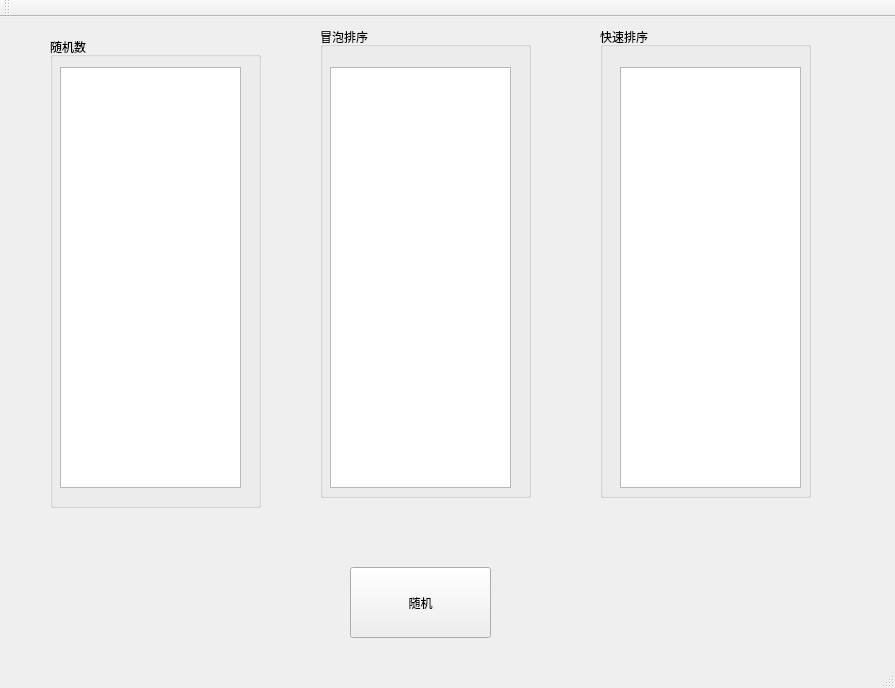
<?xml version="1.0" encoding="UTF-8"?>
<ui version="4.0">
 <class>MainWindow</class>
 <widget class="QMainWindow" name="MainWindow">
  <property name="geometry">
   <rect>
    <x>0</x>
    <y>0</y>
    <width>895</width>
    <height>688</height>
   </rect>
  </property>
  <property name="windowTitle">
   <string>MainWindow</string>
  </property>
  <widget class="QWidget" name="centralWidget">
   <widget class="QPushButton" name="start">
    <property name="geometry">
     <rect>
      <x>350</x>
      <y>550</y>
      <width>141</width>
      <height>71</height>
     </rect>
    </property>
    <property name="text">
     <string>随机</string>
    </property>
   </widget>
   <widget class="QWidget" name="widget" native="true">
    <property name="geometry">
     <rect>
      <x>30</x>
      <y>0</y>
      <width>811</width>
      <height>501</height>
     </rect>
    </property>
    <widget class="QGroupBox" name="groupBox">
     <property name="geometry">
      <rect>
       <x>20</x>
       <y>20</y>
       <width>211</width>
       <height>471</height>
      </rect>
     </property>
     <property name="title">
      <string>随机数</string>
     </property>
     <widget class="QListWidget" name="randlist">
      <property name="geometry">
       <rect>
        <x>10</x>
        <y>30</y>
        <width>181</width>
        <height>421</height>
       </rect>
      </property>
     </widget>
    </widget>
    <widget class="QGroupBox" name="groupBox_2">
     <property name="geometry">
      <rect>
       <x>290</x>
       <y>10</y>
       <width>211</width>
       <height>471</height>
      </rect>
     </property>
     <property name="title">
      <string>冒泡排序</string>
     </property>
     <widget class="QListWidget" name="bubblelist">
      <property name="geometry">
       <rect>
        <x>10</x>
        <y>40</y>
        <width>181</width>
        <height>421</height>
       </rect>
      </property>
     </widget>
    </widget>
    <widget class="QGroupBox" name="groupBox_3">
     <property name="geometry">
      <rect>
       <x>570</x>
       <y>10</y>
       <width>211</width>
       <height>471</height>
      </rect>
     </property>
     <property name="title">
      <string>快速排序</string>
     </property>
     <widget class="QListWidget" name="quicklist">
      <property name="geometry">
       <rect>
        <x>20</x>
        <y>40</y>
        <width>181</width>
        <height>421</height>
       </rect>
      </property>
     </widget>
    </widget>
   </widget>
  </widget>
  <widget class="QMenuBar" name="menuBar">
   <property name="geometry">
    <rect>
     <x>0</x>
     <y>0</y>
     <width>895</width>
     <height>26</height>
    </rect>
   </property>
  </widget>
  <widget class="QToolBar" name="mainToolBar">
   <attribute name="toolBarArea">
    <enum>TopToolBarArea</enum>
   </attribute>
   <attribute name="toolBarBreak">
    <bool>false</bool>
   </attribute>
  </widget>
  <widget class="QStatusBar" name="statusBar"/>
 </widget>
 <layoutdefault spacing="6" margin="11"/>
 <tabstops>
  <tabstop>start</tabstop>
  <tabstop>randlist</tabstop>
  <tabstop>bubblelist</tabstop>
  <tabstop>quicklist</tabstop>
 </tabstops>
 <resources/>
 <connections/>
</ui>
